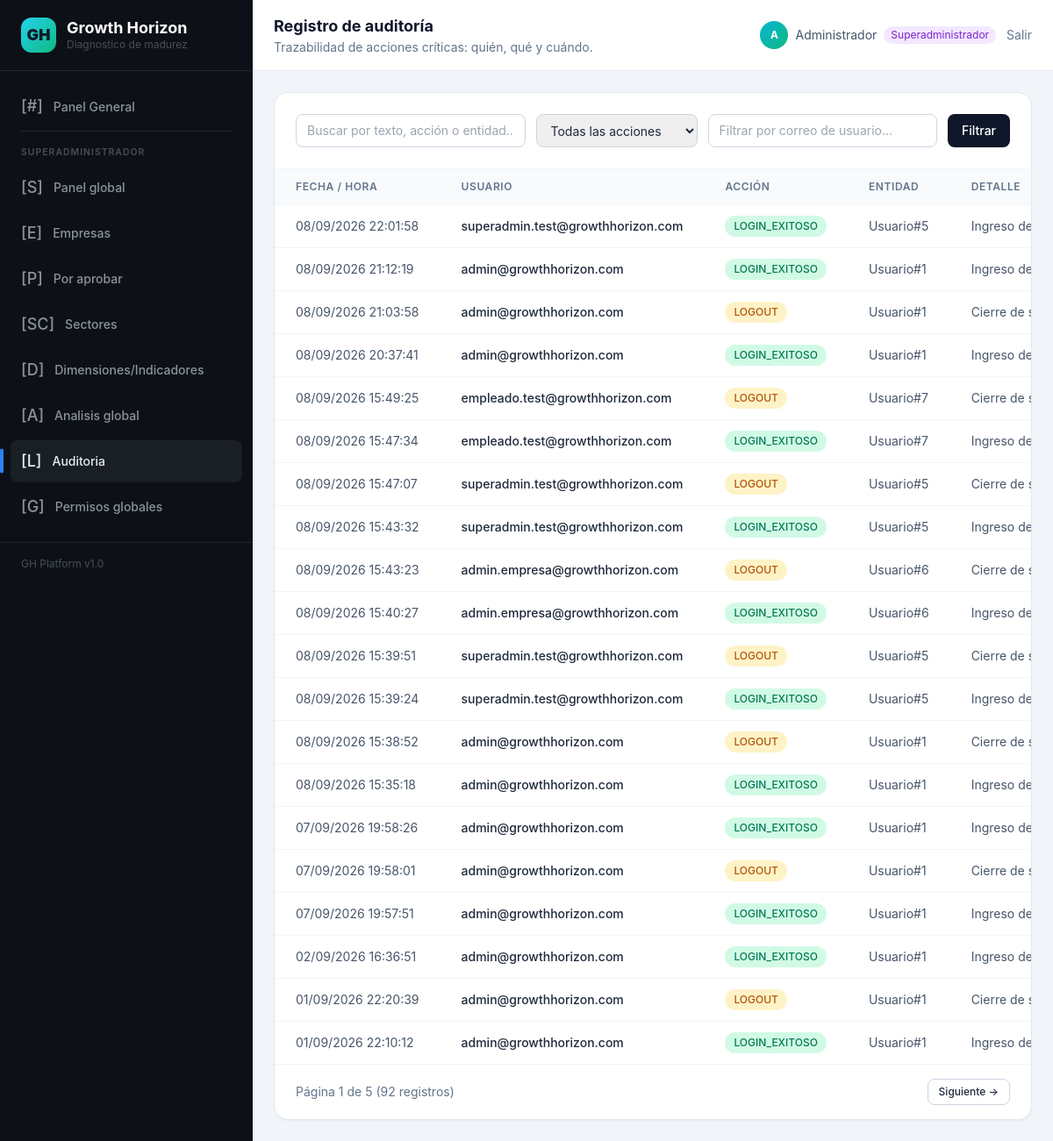
/seguridad/auditoria (signed in), run on an earlier commit of the app's database.
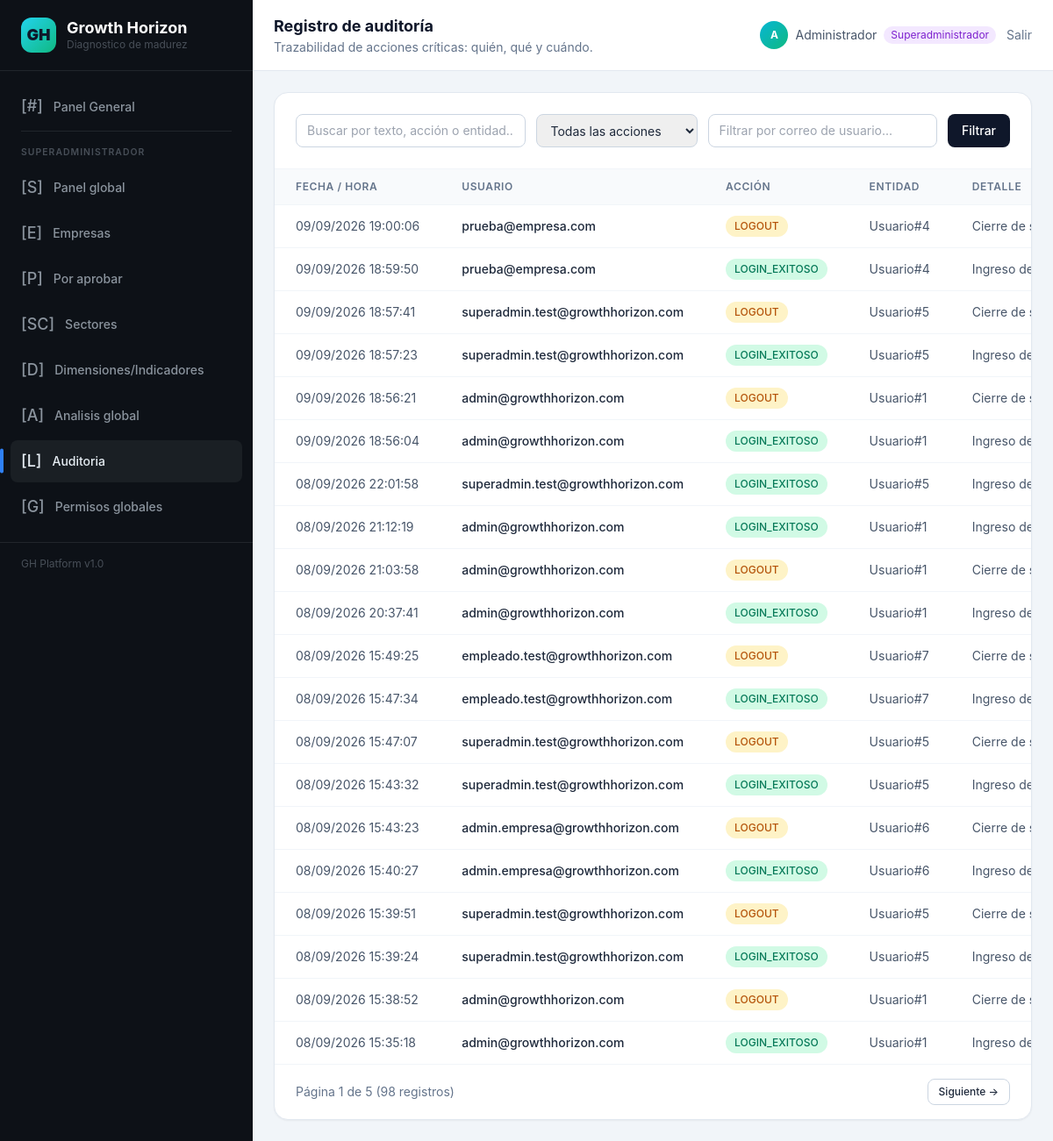
And on a later commit of the database.
### models/auditoria.py (models this page shows, shortened)
class Auditoria(db.Model):
    __tablename__ = "auditoria"
    id = db.Column(db.Integer, primary_key=True)
    usuario_id = db.Column(db.Integer, db.ForeignKey("usuarios.id", ondelete="SET NULL"), nullable=True)
    accion = db.Column(db.String(60), nullable=False, index=True)
    entidad = db.Column(db.String(60), nullable=True)
    entidad_id = db.Column(db.Integer, nullable=True)
    detalle = db.Column(db.Text, nullable=True)
    ip_address = db.Column(db.String(45), nullable=True)
    user_agent = db.Column(db.String(255), nullable=True)
    created_at = db.Column(db.DateTime, default=datetime.utcnow, nullable=False, index=True)

### models/usuario.py (models this page shows, shortened)
class Usuario(UserMixin, TimestampMixin, db.Model):
    __tablename__ = "usuarios"
    id = db.Column(db.Integer, primary_key=True)
    nombre = db.Column(db.String(120), nullable=False)
    email = db.Column(db.String(180), unique=True, nullable=False, index=True)
    password_hash = db.Column(db.String(255), nullable=False)
    rol = db.Column(db.String(40), nullable=False, default=ROL_ANALISTA)
    cargo = db.Column(db.String(80), nullable=True)
    activo = db.Column(db.Boolean, nullable=False, default=True)
    sector_id = db.Column(db.Integer, db.ForeignKey("sectores.id"), nullable=True)
    empresa_id = db.Column(db.Integer, db.ForeignKey("empresas.id", ondelete="SET NULL"), nullable=True)
    ultimo_acceso = db.Column(db.DateTime, nullable=True)
    intentos_fallidos = db.Column(db.Integer, nullable=False, default=0)
    ultimo_intento_fallido = db.Column(db.DateTime, nullable=True)
    sector = db.relationship("Sector", backref=db.backref("usuarios", lazy="dynamic", passive_deletes=True))
    empresa = db.relationship("Empresa", backref=db.backref("usuarios", lazy="dynamic", passive_deletes=True))
    auditorias = db.relationship("Auditoria", backref="usuario", lazy="dynamic")
    @property
    def es_superadmin(self):
        return self.rol == ROL_SUPERADMIN
    @property
    def tiene_empresa(self):
        return self.empresa is not None
    @property
    def etiqueta_rol(self):
        from models.roles import ROLES_DISPONIBLES
        return ROLES_DISPONIBLES.get(self.rol, self.rol)

### routes/seguridad.py (the view, shortened to what this page needs)
@seguridad_bp.route("/auditoria")
@login_required
@superadmin_requerido
def auditoria():
    pagina = request.args.get("page", 1, type=int)
    accion = request.args.get("accion", "").strip()
    email = request.args.get("usuario", "").strip()
    busqueda = request.args.get("q", "").strip()
    consulta = Auditoria.query.outerjoin(Usuario, Auditoria.usuario_id == Usuario.id)
    if accion:
        consulta = consulta.filter(Auditoria.accion == accion)
    if email:
        consulta = consulta.filter(Usuario.email.ilike(f"%{email}%"))
    registros = consulta.order_by(Auditoria.created_at.desc()).paginate(
        page=pagina, per_page=20, error_out=False
    )
    acciones = [r[0] for r in (Auditoria.query.with_entities(Auditoria.accion).distinct().all())]
    acciones.sort()
    return render_template(
        "seguridad/auditoria.html",
        registros=registros,
        acciones=acciones,
        accion=accion,
        email=email,
        busqueda=busqueda,
    )

### routes/decoradores.py (called while the page is built)
def superadmin_requerido(func):
    @wraps(func)
    def envoltura(*args, **kwargs):
        if not current_user.is_authenticated or current_user.rol != ROL_SUPERADMIN:
            _sin_acceso()
        return func(*args, **kwargs)
    return envoltura

### templates/seguridad/auditoria.html (shortened to what the changed rows need)
{% extends "base.html" %}
{% block cabecera %}Registro de auditoría{% endblock %}
{% block contenido %}
    <div class="bg-white rounded-2xl shadow-sm border border-slate-200 overflow-hidden">
        <div class="overflow-x-auto">
            <table class="w-full text-sm">
                <thead>
                    <tr class="text-left text-xs uppercase tracking-wider text-slate-500 border-b border-slate-100 bg-slate-50">
                        <th class="px-6 py-3 font-semibold">Fecha / hora</th>
                        <th class="px-6 py-3 font-semibold">Usuario</th>
                        <th class="px-6 py-3 font-semibold">Acción</th>
                        <th class="px-6 py-3 font-semibold">Entidad</th>
                        <th class="px-6 py-3 font-semibold">Detalle</th>
                    </tr>
                </thead>
                <tbody class="divide-y divide-slate-100">
                {% for reg in registros.items %}
                    <tr class="hover:bg-slate-50 transition">
                        <td class="px-6 py-3 text-slate-600 whitespace-nowrap">{{ reg.created_at.strftime('%d/%m/%Y %H:%M:%S') }}</td>
                        <td class="px-6 py-3">
                            {% if reg.usuario %}
                                <span class="font-medium text-slate-800">{{ reg.usuario.email }}</span>
                            {% else %}
                                <span class="text-slate-400">Anónimo</span>
                            {% endif %}
                        </td>
                        <td class="px-6 py-3">
                            <span class="inline-block px-2.5 py-1 rounded-full text-xs font-medium
                                {% if reg.accion == 'LOGIN_EXITOSO' %}bg-emerald-100 text-emerald-700
                                {% elif reg.accion == 'LOGIN_FALLIDO' %}bg-red-100 text-red-700
                                {% elif reg.accion == 'LOGOUT' or reg.accion == 'DELETE' %}bg-amber-100 text-amber-700
                                {% elif reg.accion == 'INSERT' %}bg-sky-100 text-sky-700
                                {% elif reg.accion == 'UPDATE' %}bg-indigo-100 text-indigo-700
                                {% else %}bg-slate-100 text-slate-700{% endif %}">
                                {{ reg.accion }}
                            </span>
                        </td>
                        <td class="px-6 py-3 text-slate-600">
                            {{ reg.entidad or '—' }}{% if reg.entidad_id %}#{{ reg.entidad_id }}{% endif %}
                        </td>
                        <td class="px-6 py-3 text-slate-600 max-w-[260px]">
                            <span class="block truncate" title="{{ reg.detalle }}">{{ reg.detalle or '—' }}</span>
                        </td>
                    </tr>
                {% else %}
                    <tr>
                        <td colspan="6" class="px-6 py-12 text-center text-slate-400 text-sm">No hay registros con esos filtros.</td>
                    </tr>
                {% endfor %}
                </tbody>
            </table>
        </div>
        {% if registros.pages > 1 %}
        <div class="px-6 py-4 border-t border-slate-100 flex items-center justify-between">
            <p class="text-sm text-slate-500">
                Página {{ registros.page }} de {{ registros.pages }}
                ({{ registros.total }} registros)
            </p>
            <div class="flex gap-2">
                {% if registros.has_next %}
                    <a href="{{ url_for('seguridad.auditoria', page=registros.next_num, accion=accion, usuario=email, q=busqueda) }}"
                        class="px-3 py-1.5 rounded-lg border border-slate-300 text-xs font-medium hover:bg-slate-50 transition">Siguiente &rarr;</a>
                {% endif %}
            </div>
        </div>
        {% endif %}
    </div>
{% endblock %}

What changed in the data, as far as the page shows it:
no longer on this page (row unchanged): Auditoria: created_at "07/09/2026 19:58:26", usuario.email "admin@growthhorizon.com", accion "LOGIN_EXITOSO", entidad "Usuario", entidad_id "1", detalle "Ingreso de admin@growthhori…"
no longer on this page (row unchanged): Auditoria: created_at "07/09/2026 19:58:01", usuario.email "admin@growthhorizon.com", accion "LOGOUT", entidad "Usuario", entidad_id "1", detalle "Cierre de sesión de admin@g…"
no longer on this page (row unchanged): Auditoria: created_at "07/09/2026 19:57:51", usuario.email "admin@growthhorizon.com", accion "LOGIN_EXITOSO", entidad "Usuario", entidad_id "1", detalle "Ingreso de admin@growthhori…"
no longer on this page (row unchanged): Auditoria: created_at "02/09/2026 16:36:51", usuario.email "admin@growthhorizon.com", accion "LOGIN_EXITOSO", entidad "Usuario", entidad_id "1", detalle "Ingreso de admin@growthhori…"
no longer on this page (row unchanged): Auditoria: created_at "01/09/2026 22:20:39", usuario.email "admin@growthhorizon.com", accion "LOGOUT", entidad "Usuario", entidad_id "1", detalle "Cierre de sesión de admin@g…"
no longer on this page (row unchanged): Auditoria: created_at "01/09/2026 22:10:12", usuario.email "admin@growthhorizon.com", accion "LOGIN_EXITOSO", entidad "Usuario", entidad_id "1", detalle "Ingreso de admin@growthhori…"
added Auditoria: created_at "09/09/2026 19:00:06", usuario.email "prueba@empresa.com", accion "LOGOUT", entidad "Usuario", entidad_id "4", detalle "Cierre de sesión de prueba@…"
added Auditoria: created_at "09/09/2026 18:59:50", usuario.email "prueba@empresa.com", accion "LOGIN_EXITOSO", entidad "Usuario", entidad_id "4", detalle "Ingreso de prueba@empresa.…"
added Auditoria: created_at "09/09/2026 18:57:41", usuario.email "superadmin.test@growthhorizon.com", accion "LOGOUT", entidad "Usuario", entidad_id "5", detalle "Cierre de sesión de superadm…"
added Auditoria: created_at "09/09/2026 18:57:23", usuario.email "superadmin.test@growthhorizon.com", accion "LOGIN_EXITOSO", entidad "Usuario", entidad_id "5", detalle "Ingreso de superadmin.test@…"
added Auditoria: created_at "09/09/2026 18:56:21", usuario.email "admin@growthhorizon.com", accion "LOGOUT", entidad "Usuario", entidad_id "1", detalle "Cierre de sesión de admin@g…"
added Auditoria: created_at "09/09/2026 18:56:04", usuario.email "admin@growthhorizon.com", accion "LOGIN_EXITOSO", entidad "Usuario", entidad_id "1", detalle "Ingreso de admin@growthhori…"
Also different on the page:
{{ registros.total }}: "92" → "98"
